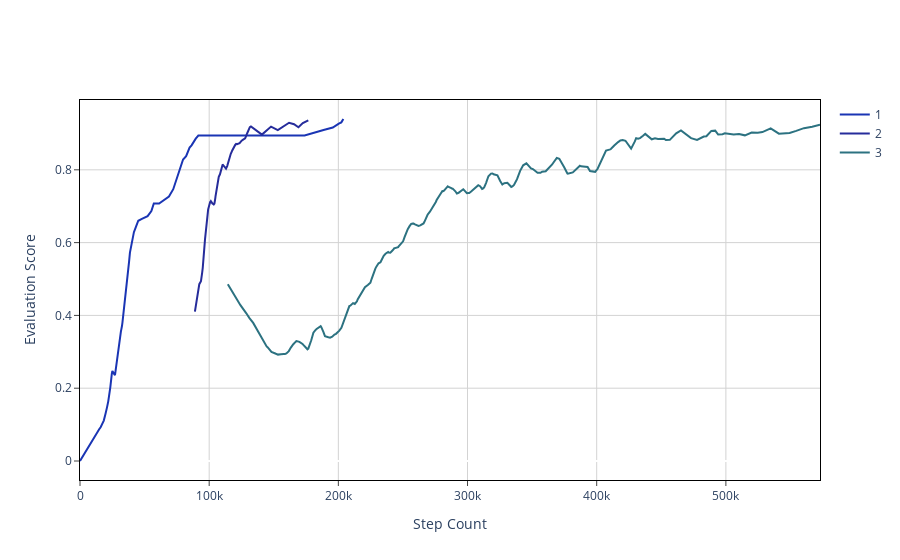
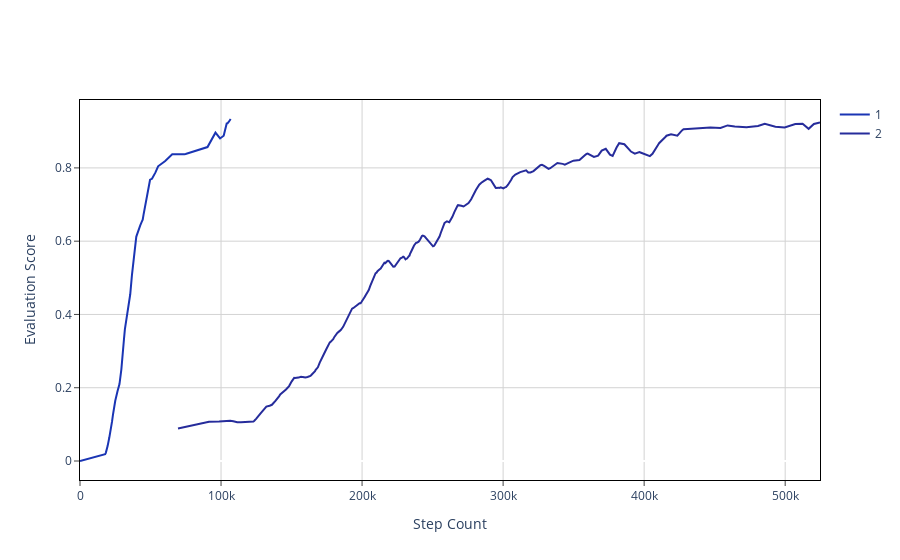

Notebook cell for these charts, in order:
### Code cell
vis.plot_trajectories(
    [stats_curr_full, stats_curr_skip],
    as_separate_figs=True,
    time_domain='steps',
    show=True,
)
